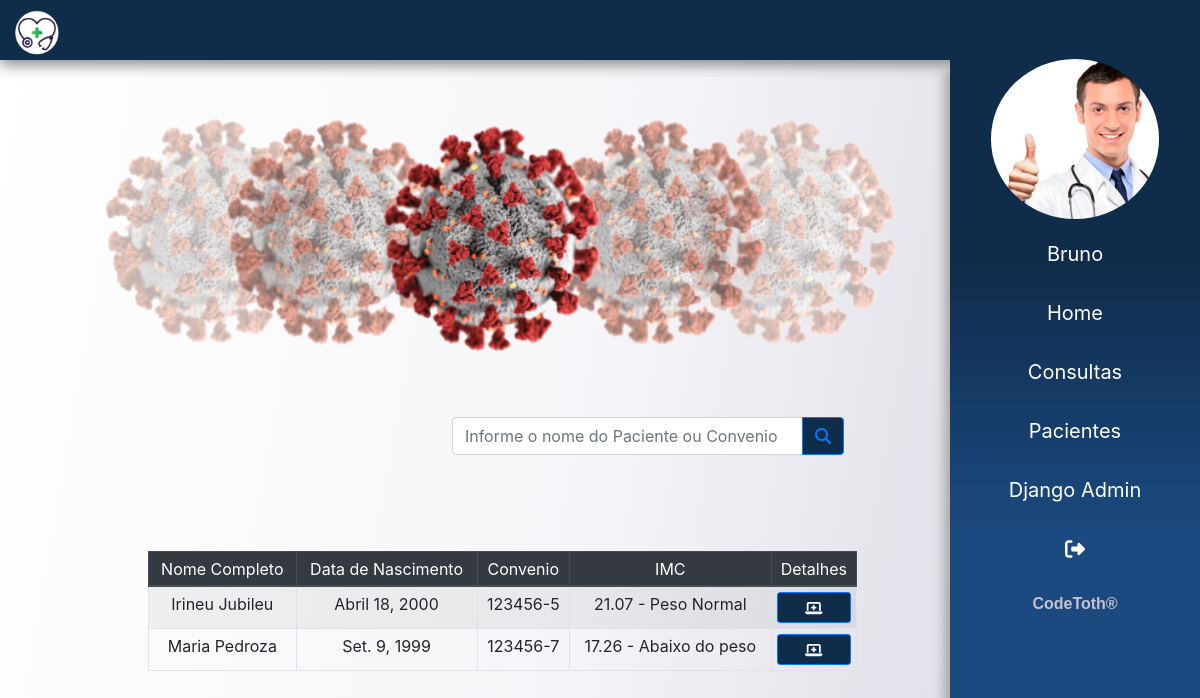
/pacientes/ (signed in), run on an earlier commit of the app's database.
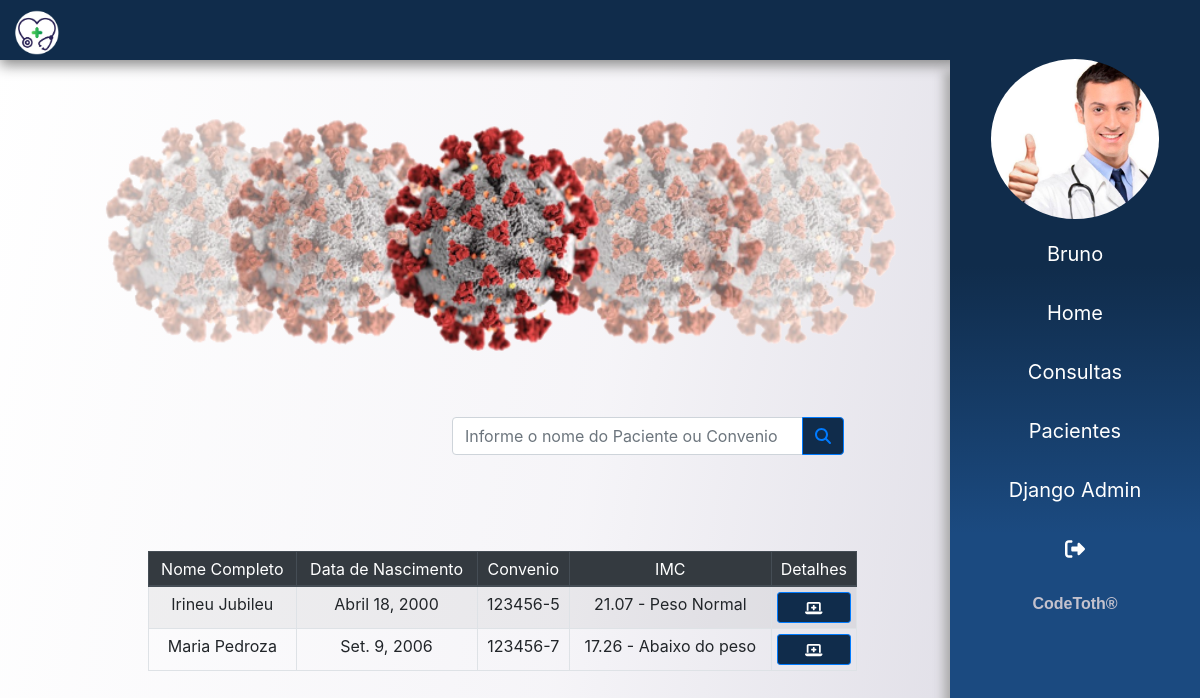
And on a later commit of the database.
### app/medico/models.py (models this page shows)
class Medico(models.Model):
    usuario = models.ForeignKey(User, on_delete=models.CASCADE)
    nome = models.CharField(max_length=150)
    sexo = models.CharField(max_length=1)
    data_nascimento = models.DateField()
    crm = models.CharField(max_length=20, unique=True)
    cpf = models.CharField(max_length=20, unique=True)
    rg = models.CharField(max_length=20, unique=True)
    email = models.EmailField()
    foto = models.ImageField(upload_to=f'fotos/{time.time()}', blank=True)

### app/paciente/models.py (models this page shows)
class Paciente(models.Model):
    nome = models.CharField(max_length=200)
    sexo = models.CharField(max_length=1)
    data_nascimento = models.DateField()
    cpf = models.CharField(max_length=20, unique=True)
    rg = models.CharField(max_length=20, unique=True)
    carteira_convenio = models.CharField(max_length=30, unique=True)
    peso = models.FloatField()
    altura = models.FloatField()
    imc = models.CharField(max_length=100)

### app/paciente/views.py (the view)
# urls.py: path('', listar, name='conusultas')
@login_required(login_url='login')
def listar(request):
    dados =  get_dados(request)
    lst_pacientes = Paciente.objects.all()
    for paciente in lst_pacientes:
        imc = calculo_imc(paciente.peso, paciente.altura)
        paciente.imc = imc
        idade = calculo_idade(paciente.data_nascimento)
    dados['lst_pacientes'] = lst_pacientes
    return render(request, 'paciente/lista_pacientes.html', dados)

### templates/paciente/lista_pacientes.html
{% extends 'base.html' %}
{% load static %}
{% block content %}
<main>
    <section class="container-fluid">
        <div class="col-md-10">
            {% include 'partials/_campanha.html' %}
            <div class="row">
                <div class="col"></div>
                <div class="col" style="padding-right: 15%!important;">
                <div class="input-group mb-3">
                    <input type="text" class="form-control" placeholder="Informe o nome do Paciente ou Convenio">
                    <div class="input-group-append">
                        <button class="btn btn-outline-primary" type="button" id="button-addon2"><i class="fas fa-search"></i></button>
                    </div>
                </div>
                </div>
            </div>
            <table class="table table-sm table-bordered table-striped mx-auto text-center agenda" >
                <thead class="thead-dark ">
                    <tr>
                        <th scope="col">Nome Completo</th>
                        <th scope="col">Data de Nascimento</th>
                        <th scope="col">Convenio</th>
                        <th scope="col">IMC</th>
                        <th scope="col">Detalhes</th>
                    </tr>
                </thead>
                <tbody>
                    {% for paciente in lst_pacientes %}
                    <tr>
                        <th scope="row">{{ paciente.nome }}</th>
                        <td>{{ paciente.data_nascimento }}</td>
                        <td> {{ paciente.carteira_convenio }} </td>
                        <td>{{ paciente.imc }}</td>
                        <td>
                            <a href="{% url 'det_paciente' paciente.id %}" class="btn btn-sm btn-block btn-primary"> <i class="fas fa-laptop-medical"></i> </a>
                        </td>
                    </tr>
                    {% endfor %}
                </tbody>
            </table>
        </div>
    </section>
</main>
{% endblock %}

### templates/base.html (shortened to what this page needs)
{% load static %}
<!DOCTYPE html>
<html lang="pt-br">
<head>
    <link rel="stylesheet" href="{% static 'css/utils/reset.css' %}">
    <link rel="stylesheet" href="{% static 'css/utils/bootstrap.css' %}">
    <link rel="stylesheet" href="{% static 'css/utils/all.min.css' %}">
    <link rel="stylesheet" href="{% static 'css/app.css' %}">
</head>
<body>
    {% include 'partials/_menu.html' %}
    {% include 'partials/_sidebar.html' %}
    {% block content %}{% endblock %}
</body>
</html>

### templates/partials/_menu.html (shortened to what this page needs)
{% load static %}
<header class="fixed-top">
    <div class="inner-width">
        <a href="{% url 'dashboard' %}" class="logo">
            <img src="{% static  'images/logo.png' %}" alt="" srcset=""></a>
    </div>
</header>

### templates/partials/_sidebar.html
{% load static %}
<div class="sidebar">
    <div class="mb-2">
        <img src="{{ usuario.foto.url }}" class="img-fluid  mx-auto d-block" alt="">
    </div>
    <ul>
        <a href="#" style="text-transform: capitalize ;"> <li> {{ request.user}} </li></a>
        <a href="{% url 'dashboard' %}"> <li>  Home </li></a>
        <a href="{% url 'conusultas' %}"> <li>  Consultas </li></a>
        <a href="{% url 'pacientes' %}"> <li>  Pacientes </li></a>
        {% if user.username == 'bruno' %}
        <a href="{% url 'admin:index' %}" target="_blank"><li>  Django Admin </li></a>
        {% endif %}
        <a href="{% url 'login' %}"><li><i class="fas fa-sign-out-alt"></i> </li></a>
    </ul>
    <div class="text-center pb-3" style="font-weight: bolder;width: 100%;color: #C4C2CD;font-family: 'Play', sans-serif; ">
        <span>CodeToth&#174;</span>
    </div>
</div>

### templates/partials/_campanha.html (shortened to what this page needs)
{% load static %}
<div class="carousel slide p-5 mt-5" data-ride="carousel">
    <div class="carousel-inner">
        <div class="carousel-item active">
            <img src="{% static 'images/covid-19.png' %}" class="d-block w-100" alt="..." alt="">
        </div>
    </div>
</div>

### static/css/app.css (style rules this page uses)
body { background-attachment: fixed; background-size: cover; background-image: linear-gradient(100deg,rgba(255, 255, 255, .5), rgba(236, 234, 241, .5), rgba(213, 211, 222, 1.5)); }
.btn { background-color: #102c4b !important; }
header { height: 60px; background: #102c4b; box-shadow: 0px 5px 13px #888888; }
.inner-width { max-width: 1000px; padding: 0 10px; }
.logo { float: left; }
.logo img { height: 65px; padding: 10px 0px; }
.agenda { max-width: 75%; margin-top: 5rem !important; margin-bottom: 3.5rem !important; }
.sidebar img { border-radius: 100% !important; height: 160px !important; }
.sidebar { right: 0; top: 3.7rem !important; bottom: 0; width: 250px; background-image: linear-gradient( #102c4b,#102c4b,#1B4A80 , #1B4A80); box-shadow: -5px 12px 10px 1px #aaaaaa; background-attachment: fixed; overflow: hidden; transition: 0.8s all; height: 100% !important; position: fixed; z-index: 1030 !important; }
.sidebar ul li { list-style: none; }
.sidebar ul li { margin-top: 5px; padding: 12px; text-decoration: none; color: rgb(255, 255, 255); width: 100%; font-size: 20px; text-align: center; display: block; transition: 0.6s all; }

What changed in the data, as far as the page shows it:
changed Paciente "Maria Pedroza": data_nascimento "Set. 9, 1999" → "Set. 9, 2006"
